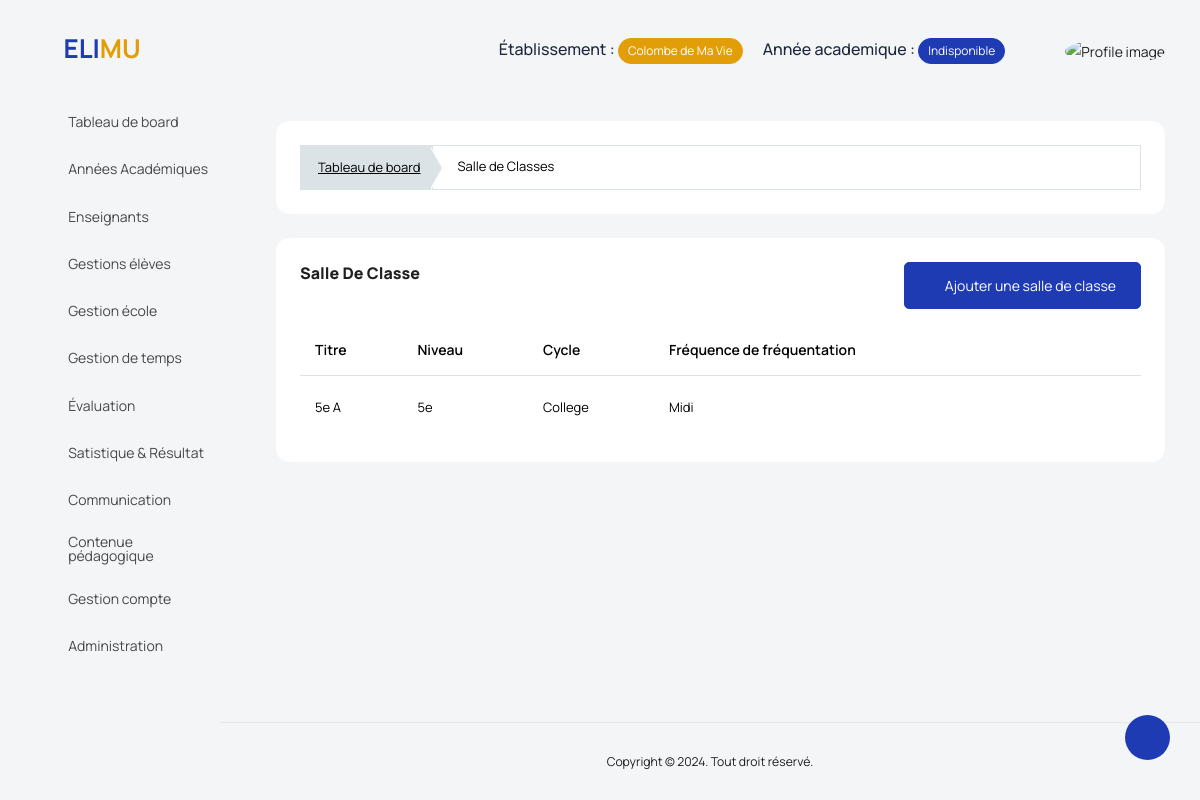
Before: /gestion_ecole/salle-de-classe/ (signed in) with the older database file.
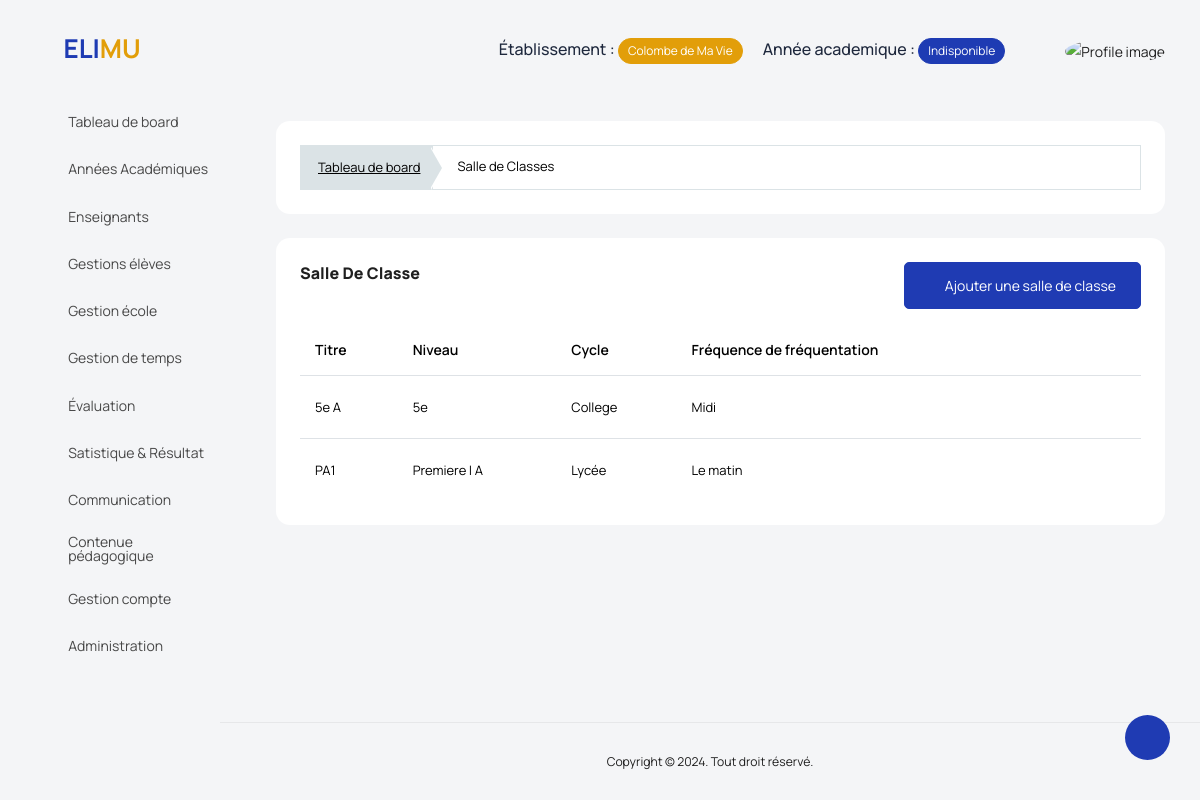
After: the same page with the newer database file.
### backend/models/gestion_ecole.py (models this page shows, shortened)
class ClassRoom(models.Model):
    title = models.CharField(max_length=50)
    level = models.ForeignKey(Level, on_delete=models.CASCADE)
    types = models.CharField(choices=types_of_classroom, max_length=10)
    do_class = models.CharField(choices=do_classes, max_length=11, null=True)
    created_at = models.DateTimeField(auto_now_add=True)
    updated_at = models.DateTimeField(auto_now=True)

class Level(models.Model):
    label = models.CharField(max_length=50)
    fees = models.IntegerField(default=1000)
    cycles = models.CharField(choices=cycles, max_length=30)
    serie = models.ForeignKey(Series, on_delete=models.CASCADE, blank=True, null=True)
    principal_teacher = models.ForeignKey(Teacher, on_delete=models.SET_NULL, blank=True, null=True)
    school = models.ForeignKey(Etablishment, on_delete=models.CASCADE)
    created_at = models.DateTimeField(auto_now_add=True)
    updated_at = models.DateTimeField(auto_now=True)
    def __str__(self):
        if self.serie:
            return f"{self.label} | {self.serie}"
        return f"{self.label}"

class Series(models.Model):
    title = models.CharField(max_length=50)
    school = models.ForeignKey(Etablishment, on_delete=models.CASCADE)
    created_at = models.DateTimeField(auto_now_add=True)
    updated_at = models.DateTimeField(auto_now=True)
    def __str__(self):
        return f"{self.title}"

### manager_dashboard/views/gestion_universite_view.py (the view, shortened to what this page needs)
class ClassRoomView(View):
    template = "manager_dashboard/gestion_ecole/classrooms.html"
    def dispatch(self,request, *args, **kwargs):
        if not request.user.is_authenticated:
            return redirect('manager_dashboard:login')
        if request.user.is_manager or request.user.is_admin_school:
            return super().dispatch(request, *args, **kwargs)
        return redirect('manager_dashboard:logout')
    def get(self, request, *args, **kwargs):
        classrooms = ClassRoom.objects.filter(level__school=request.user.school)
        context = {'classrooms': classrooms}
        return render(request, template_name=self.template, context=context)

### manager_dashboard/templates/manager_dashboard/gestion_ecole/classrooms.html (shortened to what this page needs)
{% extends '../base.html' %}
{% load static %}
{% block content %}
<div class="col-md-12 grid-margin stretch-card">
      <div class="card">
        <div class="card-body">
          <div class="template-demo">
            <nav aria-label="breadcrumb">
              <ol class="breadcrumb breadcrumb-custom">
                <li class="breadcrumb-item">
                  <a href='{% url "manager_dashboard:index" %}'>Tableau de board</a>
                </li>
                <li class="breadcrumb-item active" aria-current="page">
                  <span>Salle de Classes</span>
                </li>
              </ol>
            </nav>
          </div>
        </div>
      </div>
    </div>
  <div class="card">
    <div class="card-body">
      <div class="d-sm-flex justify-content-between align-items-start">
        <div>
          <h4 class="card-title card-title-dash">Salle de classe</h4>
        </div>
        <div>
          {% if not user.is_admin_school %}
            <a
              href='{% url "manager_dashboard:add_classroom" %}'
              class="btn btn-primary text-white mb-0 me-0"
              ><i class=" mdi mdi-plus-box "></i> Ajouter une salle de classe</a
            >
          {% endif %}
        </div>
      </div>
      <div class="row mt-3">
        <div class="col-12">
          <div class="table-responsive">
            <table id="order-listing" class="table">
                <thead>
                    <tr>
                        <th scope="col">Titre</th>
                        <th scope="col">Niveau</th>
                        <th scope="col">Cycle</th>
                        <th scope="col">Fréquence de fréquentation</th>
                        <th scope="col"></th>
                    </tr>
                </thead>
                <tbody id="elementList">
                    {% for classroom in classrooms %}
                        <tr data-id="{{classroom.id}}">
                        <td>{{ classroom.title }}</td>
                        <td>{{ classroom.level }}</td>
                        <td>{{ classroom.types }} </td>
                        <td>{{ classroom.do_class }} </td>
                        <td>
                          {% if not user.is_admin_school %}
                            <a href="{% url 'manager_dashboard:edit_classroom' classroom.id %}" class="p-2">
                                <i class="fa fa-edit h4 text-dark"></i></a>
                            <a href="#" onclick="delete_function({{classroom.id}})">
                                <i class="fa fa-trash-o h4 text-danger"></i></a>
                          {% endif %}
                        </td>
                    </tr>
                    {% endfor %}
                </tbody>
            </table>
          </div>
        </div>
      </div>
    </div>
  </div>
{% endblock content %}

Changed rows visible on the page:
added ClassRoom: title "PA1", level "Premiere | A", types "Lycée", do_class "Le matin"
